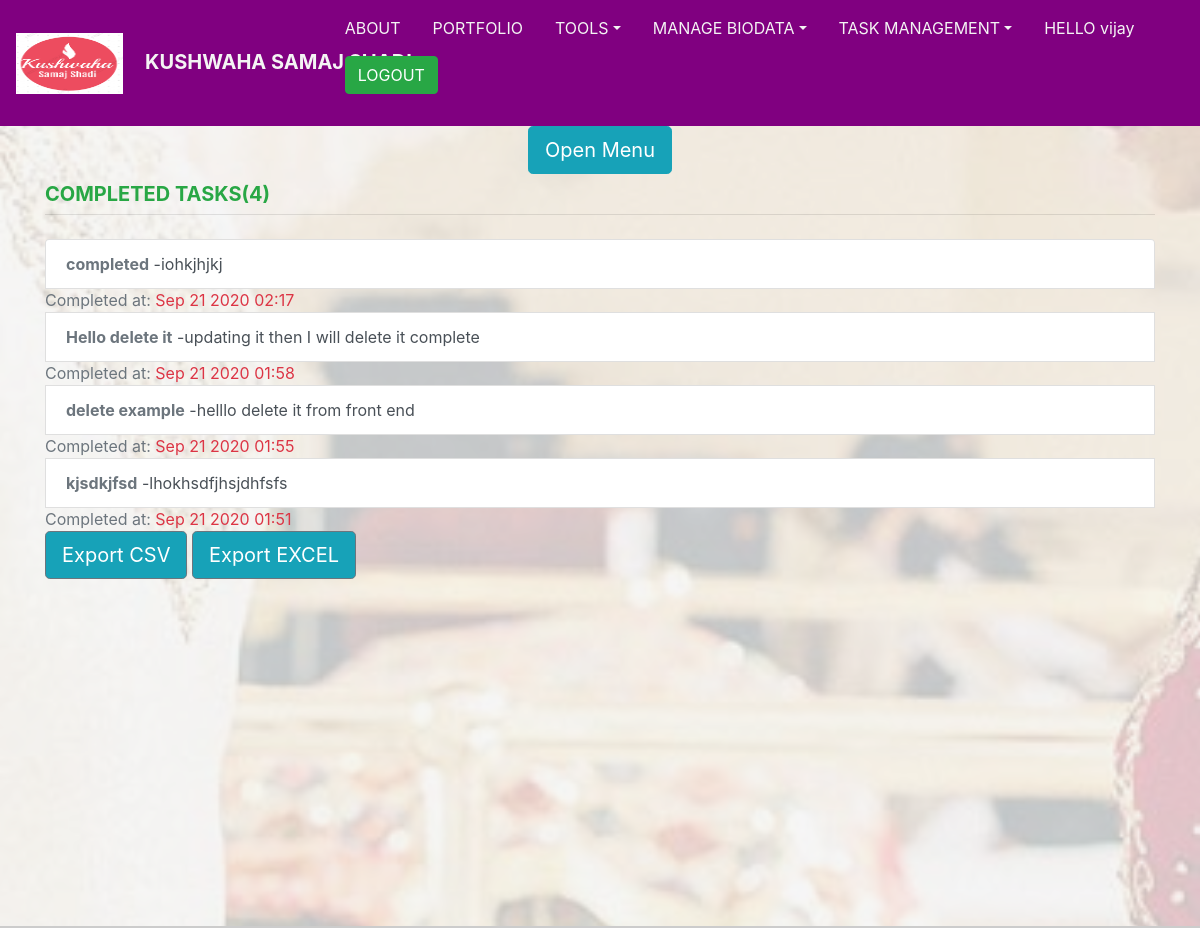
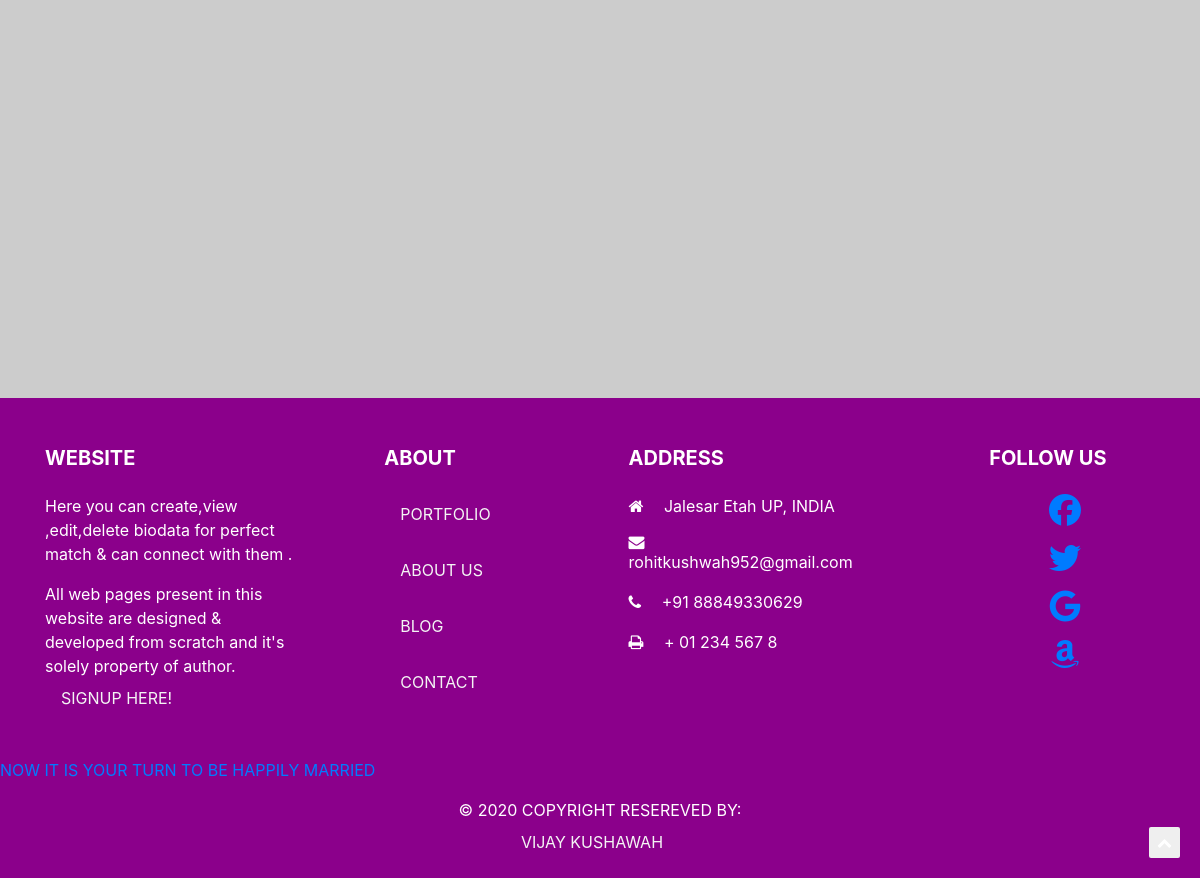
The app's page /completed/ (signed in) with its own data (2 pictures, top to bottom).
### todo/models.py (models this page shows, shortened)
class Todo(models.Model):
    title=models.CharField(max_length=100)
    memo=models.TextField(blank=True)
    created = models.DateTimeField(auto_now_add=True)
    datecompleted = models.DateTimeField(null=True)
    important = models.BooleanField(default=False)
    user = models.ForeignKey(User,on_delete=models.CASCADE)

### todo/views.py (the view)
# urls.py: path('completed/',views.completedtodos,name='completedtodos'),
@login_required
def completedtodos(request):
    todos = Todo.objects.filter(user=request.user,datecompleted__isnull=False).order_by('-datecompleted')
    return render(request,'todo/completedtodos.html',{'todos':todos})

### todo/templates/todo/completedtodos.html
{% extends 'todo/base.html' %}
{% block content %}
<div class="overlay">
  <div class="container">
        <div class="row justify-content-center">
          <div class="col-12">
              <div class="toggle"> {% include 'todo/modelpopuptodo.html' %} </div>
            <h5 class="mt-2 text-success font-weight-bold">COMPLETED TASKS({{todos|length}})</h5>
                      <hr class="mt-0 mb-4">
<ol class="list-group">
  {%  for todo in todos %}
  <li class="list-group-item list-group-item-action">{% if todo.important %}<span class="text-dark">{% endif %}<span class="bg-gradient-success text-muted font-weight-bold">{{todo.title}}</span>
    {% if todo.important %}</span>{% endif %}
  {% if todo.memo %}
  -<span class="text-">{{todo.memo}}</span>
  {% endif %}
  </li>
<span class="text-secondary">Completed at:
  <span class="text-danger">{{ todo.datecompleted|date:'M j Y H:i' }}</span>
</span>
  {% endfor %}
  </ol>
  <button class="btn btn-outline-secondary btn-lg bg-info "><a target="_blank" style="text-decoration:none;color:#ffffff;" href="{% url 'exportcompledatatodo' %}">Export CSV</a></button>
  <button class="btn btn-outline-secondary btn-lg bg-info "><a target="_blank" style="text-decoration:none;color:#ffffff;" href="{% url 'exportexcelcompledatatodo' %}">Export EXCEL</a></button>
  </div></div></div></div>
{% endblock %}

### todo/templates/todo/base.html (shortened to what this page needs)
<link rel="stylesheet" href="https://stackpath.bootstrapcdn.com/bootstrap/4.5.2/css/bootstrap.min.css">
  <link rel="stylesheet" href="http://fortawesome.github.io/Font-Awesome/assets/font-awesome/css/font-awesome.css">
<link rel="stylesheet" href="https://cdnjs.cloudflare.com/ajax/libs/font-awesome/4.7.0/css/font-awesome.min.css">
 <link rel="stylesheet" href="https://stackpath.bootstrapcdn.com/bootstrap/4.1.3/css/bootstrap.min.css">
{% load static %}
 <link rel="stylesheet" type="text/css" href="{% static 'todo/css/main.css' %}">
 <nav class="navbar navbar-expand-lg  ">
 <a class="navbar-brand " href="{% url 'home' %}"><img src="{% static 'todo/logo.PNG' %}" width="35%" height="61px">&nbsp &nbsp  <b clss="nav-link">KUSHWAHA SAMAJ SHADI</b></a>
<div class="collapse navbar-collapse " id="navbarSupportedContent">     <ul class="nav navbar-nav mr-4">
 <li class="nav-item">
     <a class="nav-link" data-value="about" href="{% url 'abouttodo' %}">ABOUT</a>        </li>
<li class="nav-item">
    <a class="nav-link " data-value="portfolio"href="{% url 'portfoliotodo' %}">PORTFOLIO</a>
 </li>
 <li class="nav-item dropdown">
     <a class="nav-link dropdown-toggle" data-toggle="dropdown" data-value="portfolio" href="#">TOOLS</a>
  </li>
  <li class="nav-item dropdown">
      <a class="nav-link dropdown-toggle" data-toggle="dropdown" data-value="portfolio" href="#">MANAGE BIODATA</a>
   </li>
 {% if user.is_authenticated %}
 <li class="nav-item dropdown">
     <a class="nav-link dropdown-toggle" data-toggle="dropdown" data-value="portfolio" href="#">TASK MANAGEMENT</a>
  </li>
  <li class="nav-item "><a class="nav-link " data-value="blog" href="{% url 'myprofiletodo' %}">HELLO {{user.username}}</a></li>
 <li class="nav-item">
  <a class="nav-link " data-value="contact" href="{% url 'completedtodos' %}"><form  action="{% url 'logoutuser' %}" method="POST">
    <button type="submit" class="btn btn-success">LOGOUT</button>
  </form></a>       </li>
</ul>
 {% endif %}
</div></nav>
<div class="content overflow-auto" id="content" style="background-image: url('{% static 'todo/background2.jpg' %}');background-attachment: fixed;
 background-size: cover;
 background-position: center;">
{% block content %}{% endblock %}
</div>
<button onclick="topFunction()" id="scrolltop1" class="scrolltop1 fa fa-chevron-up shape main-bg new-angle " title="Go to top"></button>
{% include 'todo/slidershow2.html' %}
{% include 'todo/footer.html' %}

### todo/static/todo/css/main.css (style rules this page uses)
.navbar { background:#800080;position:relative; }
.content { min-height:100%;position:relative; }
.nav-link , .navbar-brand { color: #f4f4f4; cursor: pointer; }
.nav-link { margin-right: 1em !important; }
.navbar-collapse { justify-content: flex-end; }
.overlay { position: absolute; min-height: 100%; min-width: 100%; left: 0; top: 0; background: rgba(244, 244, 244, 0.79); }
.list-group { max-height: 300px; margin-bottom: 10px; overflow:scroll; -webkit-overflow-scrolling: touch; }

### todo/templates/todo/base.html (style rules this page uses)
.scrolltop1 { display: block; position: fixed; bottom: 20px; right: 20px; font-size: 15px; border: none; outline: none; color: white; cursor: pointer; padding: 8px; border-radius: 2px; }

### records on screen
Todo: title "completed", memo "iohkjhjkj", datecompleted "Sep 21 2020 02:17"
Todo: title "Hello delete it", memo "updating it then I will delete it complete", datecompleted "Sep 21 2020 01:58"
Todo: title "delete example", memo "helllo delete it from front end", datecompleted "Sep 21 2020 01:55"
Todo: title "kjsdkjfsd", memo "lhokhsdfjhsjdhfsfs", datecompleted "Sep 21 2020 01:51"

### other values on screen
{{ user.username }} "vijay"
{{ todos|length }} "4"
